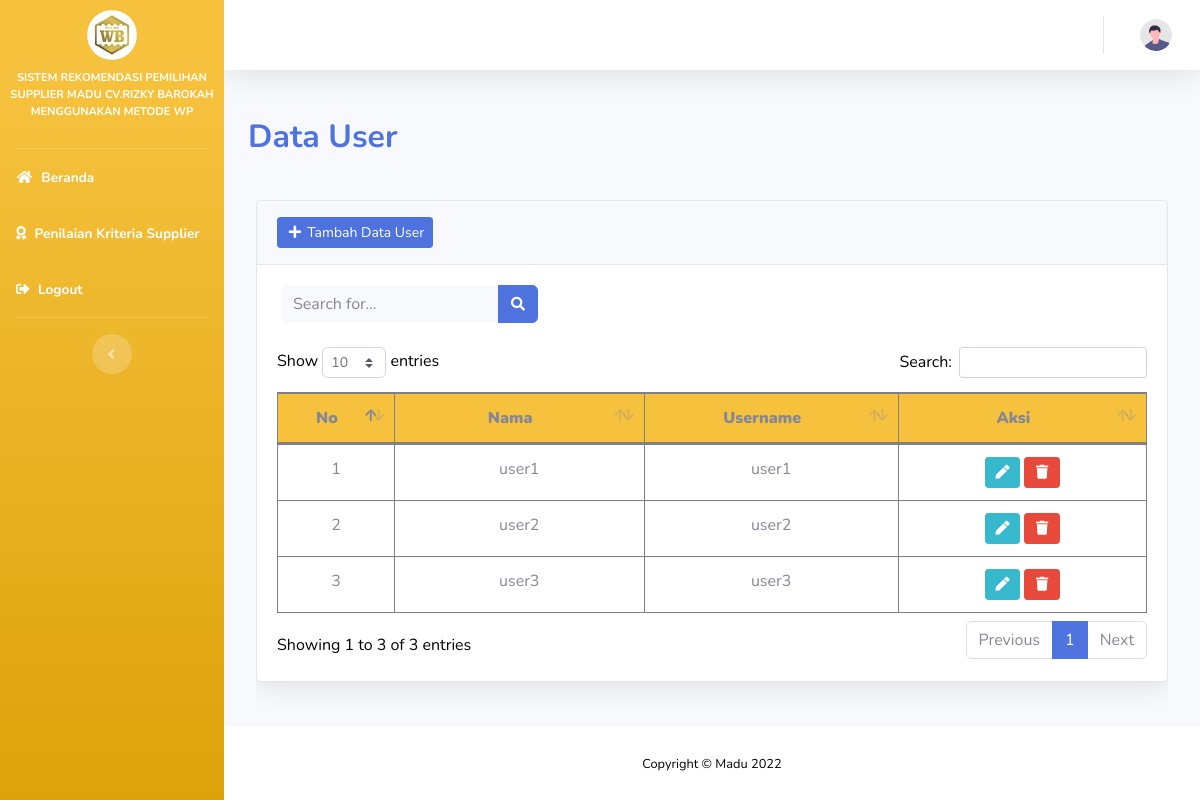
Screenshot of /index.php/users with the database file from the repository.
### tables this page shows
CREATE TABLE `users` (
  `id_users` int(11) NOT NULL,
  `nama` varchar(100) NOT NULL,
  `username` varchar(20) NOT NULL,
  `password` varchar(20) NOT NULL
);

### application/controllers/Users.php (called while the page is built, shortened)
<?php
class Users extends CI_Controller
{
    public function __construct()
    {
        $this->load->model("users_model");
        $this->load->library('session');
        $this->load->library('form_validation');
    }
    public function index()
    {
		if($this->input->get('keyword')){
			$data['keyword'] = $this->input->get('keyword');
			$this->load->model('users_model');
			$data['users'] = $this->users_model->search($data['keyword']);
			$this->load->view('users/list', $data);
		}
		else{
			$data["users"] = $this->users_model->getAll();
			$this->load->view("users/list", $data);
		}
    }
}

### index.php (called while the page is built, shortened)
<?php
require_once BASEPATH.'core/CodeIgniter.php';

### application/models/Users_model.php (called while the page is built, shortened)
<?php defined('BASEPATH') or exit('No direct script access allowed');
class Users_model extends CI_Model
{
    private $_table = "users";
    public function getAll()
    {
        $this->db->order_by('username', 'ASC');
        return $this->db->get($this->_table)->result();
    }
}

### application/views/users/list.php (the view, shortened to what this page needs)
<!DOCTYPE html>
<html lang="en">
<body id="page-top">
    <div id="wrapper">
        <div id="content-wrapper" class="d-flex flex-column">
            <div id="content">
                <ul class="navbar-nav ml-auto">
                    <li class="nav-item no-arrow">
                    </li>
                </ul>
                <div class="container-fluid">
                    <div class="d-sm-flex align-items-center justify-content-between mb-4">
                        <h2 class="m-0 font-weight-bold text-primary">Data User</h2>
                    </div>
                    <div class="row">
                        <div class="card-body">
                            <div id="wrapper">
                                <div id="content-wrapper">
                                    <div class="card shadow mb-4">
                                        <div class="card-header py-3">
                                            <a href="<?php echo site_url('users/add') ?>" class="btn btn-primary btn-sm"><i class="fas fa-fw fa-plus"></i> Tambah Data User</a>
                                        </div>
                                        <div class="card-body">
                                            <div class="row">
                                                <form action="" method="get" class="d-none d-sm-inline-block form-inline mr-auto ml-md-3 my-2 my-md-0 mw-100 navbar-search">
                                                    <div class="input-group">
                                                        <input type="text" class="form-control bg-light border-0 small" placeholder="Search for..." aria-label="Search" aria-describedby="basic-addon2" name="keyword">
                                                        <div class="input-group-append">
                                                            <button class="btn btn-primary" type="submit">
                                                                <i class="fas fa-search fa-sm"></i>
                                                            </button>
                                                        </div>
                                                    </div>
                                                </form>
                                            </div>
                                            <br>
                                            <div class="table-responsive">
                                                <table class="table table-bordered" id="dataTable" width="100%" cellspacing="0">
                                                    <thead>
                                                        <tr style="background-color:#f6c23e;">
                                                            <th style="text-align:center"><strong>No</strong></th>
                                                            <th style="text-align:center"><strong>Nama</strong></th>
                                                            <th style="text-align:center"><strong>Username</strong></th>
                                                            <th style="text-align:center"><strong>Aksi</strong></th>
                                                        </tr>
                                                    </thead>
                                                    <tbody>
                                                        <?php $no = 1;
                                                        foreach ($users as $usr) : ?>
                                                            <tr>
                                                                <td style="text-align:center" width="100">
                                                                    <?= $no++; ?>
                                                                <td style="text-align:center" width="250">
                                                                    <?php echo $usr->nama ?>
                                                                </td>
                                                                <td style="text-align:center" width="250">
                                                                    <?php echo $usr->username ?>
                                                                </td>
                                                                <td style="text-align:center" width="250">
                                                                    <a href="<?php echo site_url('users/edit/' . $usr->id_users) ?>" class="btn btn-info btn-sm" title="Edit"><i class="fas fa-fw fa-pen"></i></a>
                                                                    <a onclick="if (confirm('Benarkah ingin menghapus?')){return true;}else{event.stopPropagation(); event.preventDefault();};" title="Hapus" href="<?php echo site_url('users/delete/' . $usr->id_users) ?>" class="btn btn-danger btn-sm"><i class="fas fa-fw fa-trash"></i></a>
                                                                </td>
                                                            </tr>
                                                        <?php endforeach; ?>
                                                    </tbody>
                                                </table>
                                            </div>
                                        </div>
                                    </div>
                                </div>
                            </div>
                        </div>
                    </div>
                </div>
            </div>
        </div>
    </div>
</body>
</html>

### rows the page displays
users: nama "user1", username "user1"
users: nama "user2", username "user2"
users: nama "user3", username "user3"
